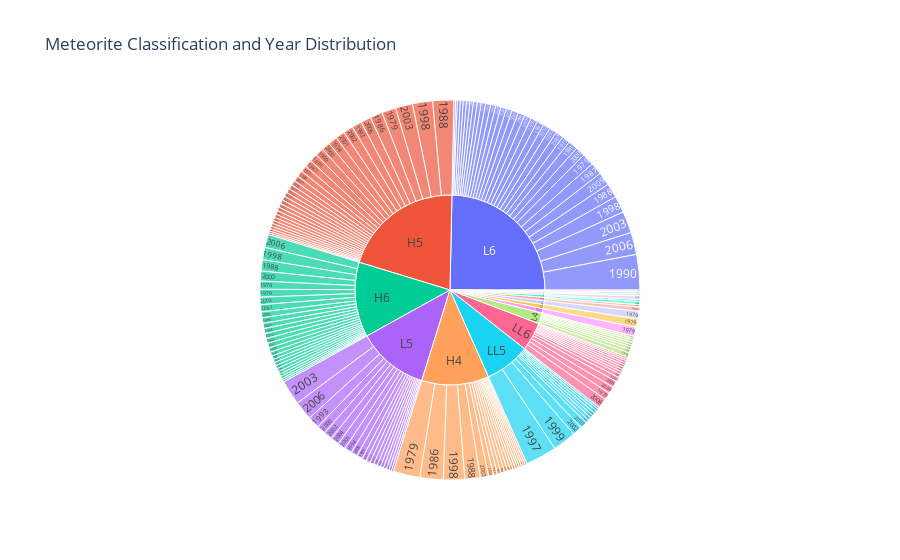

The cell this chart's notebook holds for it:
### Code cell
fig = px.sunburst(rec_class_df2, 
                  path=['rec_class', 'year'],  # Hierarchical structure (rec_class and year)
                  values='num_meteorites',  # Values represent the size of each segment
                  title='Meteorite Classification and Year Distribution')

# Show the chart
fig.show()

### Figure 1 — Plotly figure (JSON) as saved in the notebook; plotly's stock layout.template omitted (floating-point values rounded to 4 significant figures; data arrays with more than 128 entries replaced by an {"elided": "..."} marker saying what was removed)
{"data": [{"branchvalues": "total", "domain": {"x": [0, 1], "y": [0, 1]}, "hovertemplate": "labels=%{label}<br>num_meteorites=%{value}<br>parent=%{parent}<br>id=%{id}<extra></extra>", "ids": {"elided": "195 str values"}, "labels": {"elided": "195 str values"}, "name": "", "parents": {"elided": "195 str values"}, "type": "sunburst", "values": {"elided": "195 int values"}}], "layout": {"autosize": true, "legend": {"tracegroupgap": 0}, "title": {"text": "Meteorite Classification and Year Distribution"}}}
